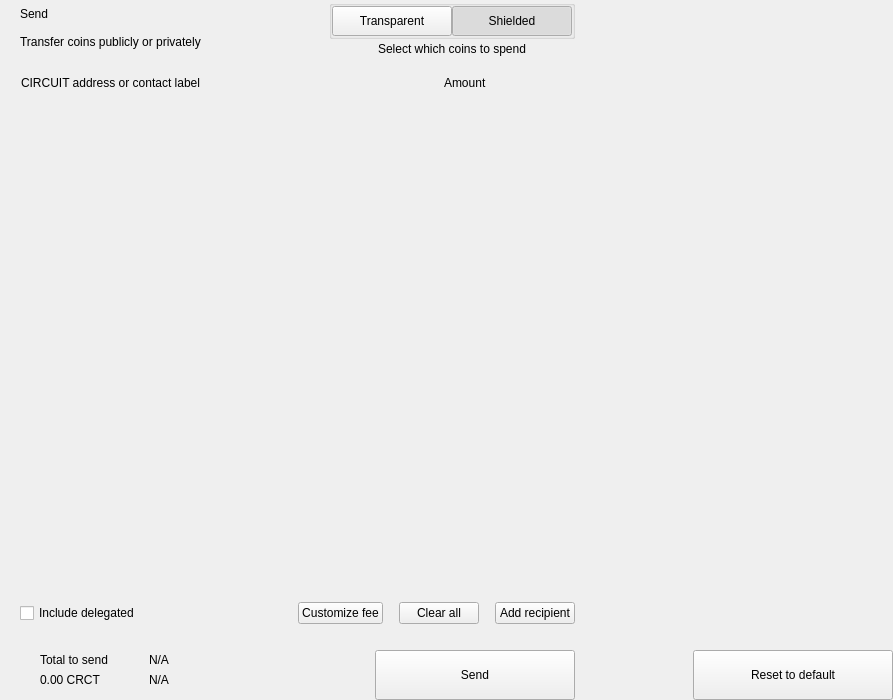
<?xml version="1.0" encoding="UTF-8"?>
<ui version="4.0">
 <class>send</class>
 <widget class="QWidget" name="send">
  <property name="geometry">
   <rect>
    <x>0</x>
    <y>0</y>
    <width>893</width>
    <height>700</height>
   </rect>
  </property>
  <property name="windowTitle">
   <string>Form</string>
  </property>
  <layout class="QHBoxLayout" name="horizontalLayout_2" stretch="2,1">
   <property name="spacing">
    <number>0</number>
   </property>
   <property name="leftMargin">
    <number>0</number>
   </property>
   <property name="topMargin">
    <number>0</number>
   </property>
   <property name="rightMargin">
    <number>0</number>
   </property>
   <property name="bottomMargin">
    <number>0</number>
   </property>
   <item>
    <widget class="QWidget" name="left" native="true">
     <layout class="QVBoxLayout" name="verticalLayout_3">
      <property name="spacing">
       <number>0</number>
      </property>
      <property name="leftMargin">
       <number>0</number>
      </property>
      <property name="topMargin">
       <number>0</number>
      </property>
      <property name="rightMargin">
       <number>0</number>
      </property>
      <property name="bottomMargin">
       <number>0</number>
      </property>
      <item>
       <layout class="QVBoxLayout" name="verticalLayout_22" stretch="0,0,0,1,0,0,0,0">
        <property name="spacing">
         <number>0</number>
        </property>
        <item>
         <layout class="QHBoxLayout" name="horizontalLayout_3">
          <property name="spacing">
           <number>0</number>
          </property>
          <property name="leftMargin">
           <number>20</number>
          </property>
          <property name="rightMargin">
           <number>20</number>
          </property>
          <item>
           <layout class="QVBoxLayout" name="verticalLayout">
            <property name="spacing">
             <number>0</number>
            </property>
            <item>
             <widget class="QLabel" name="labelTitle">
              <property name="text">
               <string>Send</string>
              </property>
              <property name="alignment">
               <set>Qt::AlignLeading|Qt::AlignLeft|Qt::AlignVCenter</set>
              </property>
             </widget>
            </item>
            <item>
             <widget class="QLabel" name="labelSubtitle1">
              <property name="text">
               <string>Transfer coins publicly or privately</string>
              </property>
             </widget>
            </item>
           </layout>
          </item>
          <item>
           <spacer name="horizontalSpacer">
            <property name="orientation">
             <enum>Qt::Horizontal</enum>
            </property>
            <property name="sizeHint" stdset="0">
             <size>
              <width>40</width>
              <height>20</height>
             </size>
            </property>
           </spacer>
          </item>
          <item>
           <layout class="QVBoxLayout" name="verticalLayout_6">
            <property name="spacing">
             <number>3</number>
            </property>
            <item alignment="Qt::AlignHCenter">
             <widget class="QGroupBox" name="groupBox">
              <property name="styleSheet">
               <string notr="true">#groupBox{
padding-top:2px;
}</string>
              </property>
              <property name="title">
               <string/>
              </property>
              <property name="alignment">
               <set>Qt::AlignCenter</set>
              </property>
              <layout class="QHBoxLayout" name="horizontalLayout_4">
               <property name="spacing">
                <number>0</number>
               </property>
               <property name="leftMargin">
                <number>0</number>
               </property>
               <property name="topMargin">
                <number>0</number>
               </property>
               <property name="rightMargin">
                <number>0</number>
               </property>
               <property name="bottomMargin">
                <number>0</number>
               </property>
               <item>
                <widget class="QPushButton" name="pushLeft">
                 <property name="minimumSize">
                  <size>
                   <width>120</width>
                   <height>30</height>
                  </size>
                 </property>
                 <property name="maximumSize">
                  <size>
                   <width>120</width>
                   <height>30</height>
                  </size>
                 </property>
                 <property name="focusPolicy">
                  <enum>Qt::NoFocus</enum>
                 </property>
                 <property name="text">
                  <string>Transparent</string>
                 </property>
                 <property name="checkable">
                  <bool>true</bool>
                 </property>
                 <property name="autoExclusive">
                  <bool>true</bool>
                 </property>
                </widget>
               </item>
               <item>
                <widget class="QPushButton" name="pushRight">
                 <property name="minimumSize">
                  <size>
                   <width>120</width>
                   <height>30</height>
                  </size>
                 </property>
                 <property name="maximumSize">
                  <size>
                   <width>120</width>
                   <height>30</height>
                  </size>
                 </property>
                 <property name="focusPolicy">
                  <enum>Qt::NoFocus</enum>
                 </property>
                 <property name="text">
                  <string>Shielded</string>
                 </property>
                 <property name="checkable">
                  <bool>true</bool>
                 </property>
                 <property name="checked">
                  <bool>true</bool>
                 </property>
                 <property name="autoExclusive">
                  <bool>true</bool>
                 </property>
                </widget>
               </item>
              </layout>
             </widget>
            </item>
            <item alignment="Qt::AlignHCenter|Qt::AlignTop">
             <widget class="QLabel" name="labelSubtitle2">
              <property name="styleSheet">
               <string notr="true"/>
              </property>
              <property name="text">
               <string>Select which coins to spend</string>
              </property>
              <property name="alignment">
               <set>Qt::AlignCenter</set>
              </property>
              <property name="indent">
               <number>0</number>
              </property>
             </widget>
            </item>
           </layout>
          </item>
         </layout>
        </item>
        <item>
         <spacer name="verticalSpacer_2">
          <property name="orientation">
           <enum>Qt::Vertical</enum>
          </property>
          <property name="sizeType">
           <enum>QSizePolicy::Fixed</enum>
          </property>
          <property name="sizeHint" stdset="0">
           <size>
            <width>20</width>
            <height>20</height>
           </size>
          </property>
         </spacer>
        </item>
        <item>
         <layout class="QHBoxLayout" name="horizontalLayout" stretch="6,0,2">
          <property name="spacing">
           <number>0</number>
          </property>
          <property name="leftMargin">
           <number>10</number>
          </property>
          <property name="topMargin">
           <number>0</number>
          </property>
          <property name="rightMargin">
           <number>20</number>
          </property>
          <property name="bottomMargin">
           <number>0</number>
          </property>
          <item>
           <widget class="QLabel" name="labelSubtitleAddress">
            <property name="styleSheet">
             <string notr="true">margin-left:8px;</string>
            </property>
            <property name="text">
             <string>CIRCUIT address or contact label</string>
            </property>
           </widget>
          </item>
          <item>
           <spacer name="horizontalSpacer_3">
            <property name="orientation">
             <enum>Qt::Horizontal</enum>
            </property>
            <property name="sizeType">
             <enum>QSizePolicy::Fixed</enum>
            </property>
            <property name="sizeHint" stdset="0">
             <size>
              <width>40</width>
              <height>1</height>
             </size>
            </property>
           </spacer>
          </item>
          <item>
           <widget class="QLabel" name="labelSubtitleAmount">
            <property name="text">
             <string>Amount</string>
            </property>
           </widget>
          </item>
         </layout>
        </item>
        <item>
         <widget class="QScrollArea" name="scrollArea">
          <property name="minimumSize">
           <size>
            <width>0</width>
            <height>350</height>
           </size>
          </property>
          <property name="styleSheet">
           <string notr="true">#scrollArea {
            background:transparent;
            margin-top:10px;
}</string>
          </property>
          <property name="horizontalScrollBarPolicy">
           <enum>Qt::ScrollBarAlwaysOff</enum>
          </property>
          <property name="sizeAdjustPolicy">
           <enum>QAbstractScrollArea::AdjustIgnored</enum>
          </property>
          <property name="widgetResizable">
           <bool>true</bool>
          </property>
          <property name="alignment">
           <set>Qt::AlignLeading|Qt::AlignLeft|Qt::AlignTop</set>
          </property>
          <widget class="QWidget" name="scrollAreaWidgetContents">
           <property name="geometry">
            <rect>
             <x>0</x>
             <y>0</y>
             <width>591</width>
             <height>16</height>
            </rect>
           </property>
           <property name="sizePolicy">
            <sizepolicy hsizetype="Preferred" vsizetype="Maximum">
             <horstretch>0</horstretch>
             <verstretch>0</verstretch>
            </sizepolicy>
           </property>
           <property name="autoFillBackground">
            <bool>false</bool>
           </property>
           <property name="styleSheet">
            <string notr="true">#scrollAreaWidgetContents {
             background:transparent;
             }</string>
           </property>
           <layout class="QVBoxLayout" name="verticalLayout_7">
            <property name="spacing">
             <number>0</number>
            </property>
            <property name="sizeConstraint">
             <enum>QLayout::SetDefaultConstraint</enum>
            </property>
            <property name="leftMargin">
             <number>0</number>
            </property>
            <property name="topMargin">
             <number>0</number>
            </property>
            <property name="rightMargin">
             <number>0</number>
            </property>
            <property name="bottomMargin">
             <number>0</number>
            </property>
           </layout>
          </widget>
         </widget>
        </item>
        <item>
         <spacer name="verticalSpacer_4">
          <property name="orientation">
           <enum>Qt::Vertical</enum>
          </property>
          <property name="sizeType">
           <enum>QSizePolicy::Fixed</enum>
          </property>
          <property name="sizeHint" stdset="0">
           <size>
            <width>20</width>
            <height>20</height>
           </size>
          </property>
         </spacer>
        </item>
        <item>
         <layout class="QHBoxLayout" name="horizontalLayout_20">
          <property name="spacing">
           <number>6</number>
          </property>
          <property name="leftMargin">
           <number>20</number>
          </property>
          <property name="rightMargin">
           <number>20</number>
          </property>
          <item>
           <widget class="QCheckBox" name="checkBoxDelegations">
            <property name="layoutDirection">
             <enum>Qt::LeftToRight</enum>
            </property>
            <property name="text">
             <string>Include delegated</string>
            </property>
           </widget>
          </item>
          <item>
           <spacer name="horizontalSpacer_4">
            <property name="orientation">
             <enum>Qt::Horizontal</enum>
            </property>
            <property name="sizeHint" stdset="0">
             <size>
              <width>10</width>
              <height>20</height>
             </size>
            </property>
           </spacer>
          </item>
          <item>
           <widget class="QPushButton" name="pushButtonFee">
            <property name="focusPolicy">
             <enum>Qt::NoFocus</enum>
            </property>
            <property name="text">
             <string>Customize fee</string>
            </property>
           </widget>
          </item>
          <item>
           <spacer name="horizontalSpacer_11">
            <property name="orientation">
             <enum>Qt::Horizontal</enum>
            </property>
            <property name="sizeType">
             <enum>QSizePolicy::Minimum</enum>
            </property>
            <property name="sizeHint" stdset="0">
             <size>
              <width>10</width>
              <height>20</height>
             </size>
            </property>
           </spacer>
          </item>
          <item>
           <widget class="QPushButton" name="pushButtonClear">
            <property name="focusPolicy">
             <enum>Qt::NoFocus</enum>
            </property>
            <property name="layoutDirection">
             <enum>Qt::RightToLeft</enum>
            </property>
            <property name="text">
             <string>Clear all</string>
            </property>
           </widget>
          </item>
          <item>
           <spacer name="horizontalSpacer_6">
            <property name="orientation">
             <enum>Qt::Horizontal</enum>
            </property>
            <property name="sizeType">
             <enum>QSizePolicy::Fixed</enum>
            </property>
            <property name="sizeHint" stdset="0">
             <size>
              <width>10</width>
              <height>20</height>
             </size>
            </property>
           </spacer>
          </item>
          <item>
           <widget class="QPushButton" name="pushButtonAddRecipient">
            <property name="focusPolicy">
             <enum>Qt::NoFocus</enum>
            </property>
            <property name="text">
             <string>Add recipient</string>
            </property>
           </widget>
          </item>
         </layout>
        </item>
        <item>
         <spacer name="verticalSpacer">
          <property name="orientation">
           <enum>Qt::Vertical</enum>
          </property>
          <property name="sizeType">
           <enum>QSizePolicy::Fixed</enum>
          </property>
          <property name="sizeHint" stdset="0">
           <size>
            <width>20</width>
            <height>16</height>
           </size>
          </property>
         </spacer>
        </item>
        <item>
         <layout class="QHBoxLayout" name="horizontalLayout_7">
          <property name="rightMargin">
           <number>20</number>
          </property>
          <item>
           <layout class="QHBoxLayout" name="horizontalLayout_10">
            <property name="spacing">
             <number>0</number>
            </property>
            <property name="leftMargin">
             <number>8</number>
            </property>
            <item>
             <widget class="QStackedWidget" name="stackedWidget">
              <property name="minimumSize">
               <size>
                <width>0</width>
                <height>60</height>
               </size>
              </property>
              <property name="maximumSize">
               <size>
                <width>16777215</width>
                <height>60</height>
               </size>
              </property>
              <widget class="QWidget" name="page1">
               <layout class="QVBoxLayout" name="verticalLayout_71" stretch="0">
                <property name="spacing">
                 <number>6</number>
                </property>
                <property name="leftMargin">
                 <number>12</number>
                </property>
                <property name="topMargin">
                 <number>0</number>
                </property>
                <property name="rightMargin">
                 <number>0</number>
                </property>
                <property name="bottomMargin">
                 <number>0</number>
                </property>
                <item>
                 <widget class="QWidget" name="coinWidget" native="true">
                  <property name="minimumSize">
                   <size>
                    <width>0</width>
                    <height>60</height>
                   </size>
                  </property>
                  <property name="maximumSize">
                   <size>
                    <width>16777215</width>
                    <height>60</height>
                   </size>
                  </property>
                  <layout class="QHBoxLayout" name="horizontalLayout_9">
                   <property name="spacing">
                    <number>0</number>
                   </property>
                   <property name="leftMargin">
                    <number>20</number>
                   </property>
                   <property name="topMargin">
                    <number>10</number>
                   </property>
                   <property name="rightMargin">
                    <number>20</number>
                   </property>
                   <property name="bottomMargin">
                    <number>10</number>
                   </property>
                   <item>
                    <layout class="QVBoxLayout" name="verticalSend">
                     <property name="spacing">
                      <number>0</number>
                     </property>
                     <item>
                      <widget class="QLabel" name="labelTitleTotalSend">
                       <property name="text">
                        <string>Total to send</string>
                       </property>
                      </widget>
                     </item>
                     <item>
                      <widget class="QLabel" name="labelAmountSend">
                       <property name="text">
                        <string notr="true">0.00 CRCT</string>
                       </property>
                      </widget>
                     </item>
                    </layout>
                   </item>
                   <item>
                    <spacer name="horizontalSpacer_9">
                     <property name="orientation">
                      <enum>Qt::Horizontal</enum>
                     </property>
                     <property name="sizeType">
                      <enum>QSizePolicy::Fixed</enum>
                     </property>
                     <property name="sizeHint" stdset="0">
                      <size>
                       <width>20</width>
                       <height>20</height>
                      </size>
                     </property>
                    </spacer>
                   </item>
                   <item>
                    <widget class="QLabel" name="labelLine">
                     <property name="minimumSize">
                      <size>
                       <width>1</width>
                       <height>0</height>
                      </size>
                     </property>
                     <property name="maximumSize">
                      <size>
                       <width>1</width>
                       <height>16777215</height>
                      </size>
                     </property>
                     <property name="text">
                      <string/>
                     </property>
                    </widget>
                   </item>
                   <item>
                    <spacer name="horizontalSpacer_10">
                     <property name="orientation">
                      <enum>Qt::Horizontal</enum>
                     </property>
                     <property name="sizeType">
                      <enum>QSizePolicy::Fixed</enum>
                     </property>
                     <property name="sizeHint" stdset="0">
                      <size>
                       <width>20</width>
                       <height>20</height>
                      </size>
                     </property>
                    </spacer>
                   </item>
                   <item>
                    <layout class="QVBoxLayout" name="verticalRemaining">
                     <property name="spacing">
                      <number>0</number>
                     </property>
                     <item>
                      <widget class="QLabel" name="labelTitleTotalRemaining">
                       <property name="text">
                        <string notr="true">N/A</string>
                       </property>
                      </widget>
                     </item>
                     <item>
                      <widget class="QLabel" name="labelAmountRemaining">
                       <property name="text">
                        <string notr="true">N/A</string>
                       </property>
                      </widget>
                     </item>
                    </layout>
                   </item>
                  </layout>
                 </widget>
                </item>
               </layout>
              </widget>
              <widget class="QWidget" name="page_2"/>
             </widget>
            </item>
           </layout>
          </item>
          <item>
           <spacer name="horizontalSpacer_5">
            <property name="orientation">
             <enum>Qt::Horizontal</enum>
            </property>
            <property name="sizeType">
             <enum>QSizePolicy::Expanding</enum>
            </property>
            <property name="sizeHint" stdset="0">
             <size>
              <width>40</width>
              <height>20</height>
             </size>
            </property>
           </spacer>
          </item>
          <item alignment="Qt::AlignBottom">
           <widget class="QPushButton" name="pushButtonSave">
            <property name="minimumSize">
             <size>
              <width>200</width>
              <height>50</height>
             </size>
            </property>
            <property name="maximumSize">
             <size>
              <width>200</width>
              <height>50</height>
             </size>
            </property>
            <property name="focusPolicy">
             <enum>Qt::NoFocus</enum>
            </property>
            <property name="text">
             <string>Send</string>
            </property>
           </widget>
          </item>
         </layout>
        </item>
       </layout>
      </item>
     </layout>
    </widget>
   </item>
   <item>
    <widget class="QWidget" name="right" native="true">
     <layout class="QVBoxLayout" name="verticalLayout_5">
      <property name="leftMargin">
       <number>0</number>
      </property>
      <property name="topMargin">
       <number>0</number>
      </property>
      <property name="rightMargin">
       <number>0</number>
      </property>
      <property name="bottomMargin">
       <number>0</number>
      </property>
      <item>
       <layout class="QVBoxLayout" name="verticalLayout_4">
        <property name="spacing">
         <number>6</number>
        </property>
        <item>
         <widget class="OptionButton" name="btnCoinControl" native="true">
          <property name="minimumSize">
           <size>
            <width>0</width>
            <height>50</height>
           </size>
          </property>
         </widget>
        </item>
        <item>
         <widget class="OptionButton" name="btnChangeAddress" native="true">
          <property name="minimumSize">
           <size>
            <width>0</width>
            <height>50</height>
           </size>
          </property>
         </widget>
        </item>
        <item>
         <widget class="OptionButton" name="btnUri" native="true">
          <property name="minimumSize">
           <size>
            <width>0</width>
            <height>50</height>
           </size>
          </property>
         </widget>
        </item>
        <item>
         <widget class="OptionButton" name="btnShieldCoins" native="true">
          <property name="minimumSize">
           <size>
            <width>0</width>
            <height>50</height>
           </size>
          </property>
         </widget>
        </item>
        <item>
         <spacer name="verticalSpacer_5">
          <property name="orientation">
           <enum>Qt::Vertical</enum>
          </property>
          <property name="sizeHint" stdset="0">
           <size>
            <width>20</width>
            <height>40</height>
           </size>
          </property>
         </spacer>
        </item>
        <item>
         <layout class="QHBoxLayout" name="horizontalLayout_8">
          <item>
           <spacer name="horizontalSpacer_7">
            <property name="orientation">
             <enum>Qt::Horizontal</enum>
            </property>
            <property name="sizeHint" stdset="0">
             <size>
              <width>40</width>
              <height>20</height>
             </size>
            </property>
           </spacer>
          </item>
          <item>
           <widget class="QPushButton" name="pushButtonReset">
            <property name="minimumSize">
             <size>
              <width>200</width>
              <height>50</height>
             </size>
            </property>
            <property name="maximumSize">
             <size>
              <width>200</width>
              <height>50</height>
             </size>
            </property>
            <property name="focusPolicy">
             <enum>Qt::NoFocus</enum>
            </property>
            <property name="text">
             <string>Reset to default</string>
            </property>
           </widget>
          </item>
         </layout>
        </item>
       </layout>
      </item>
     </layout>
    </widget>
   </item>
  </layout>
 </widget>
 <customwidgets>
  <customwidget>
   <class>OptionButton</class>
   <extends>QWidget</extends>
   <header>qt/circuit/optionbutton.h</header>
   <container>1</container>
  </customwidget>
 </customwidgets>
 <resources/>
 <connections/>
</ui>
